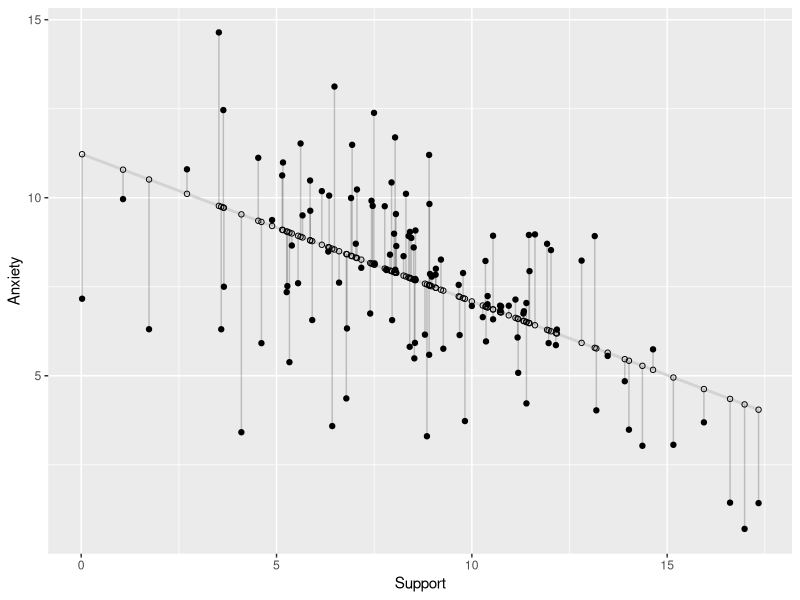
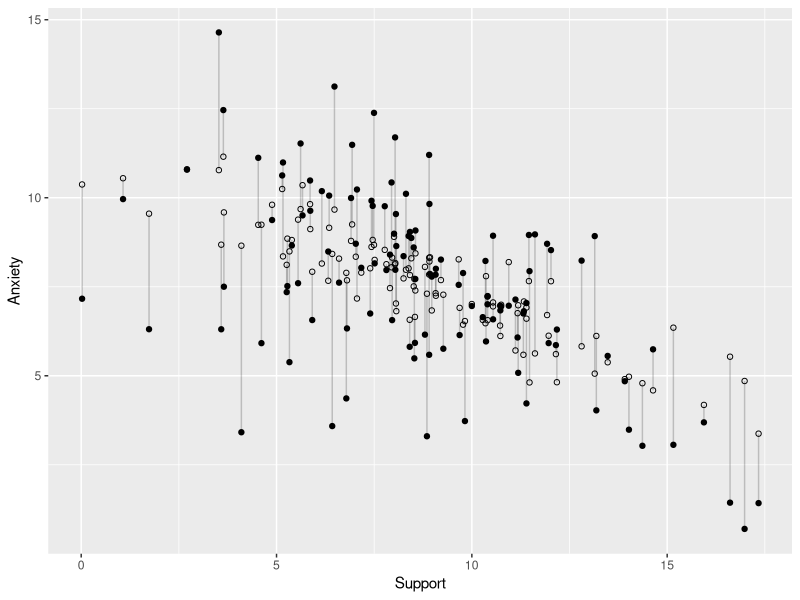
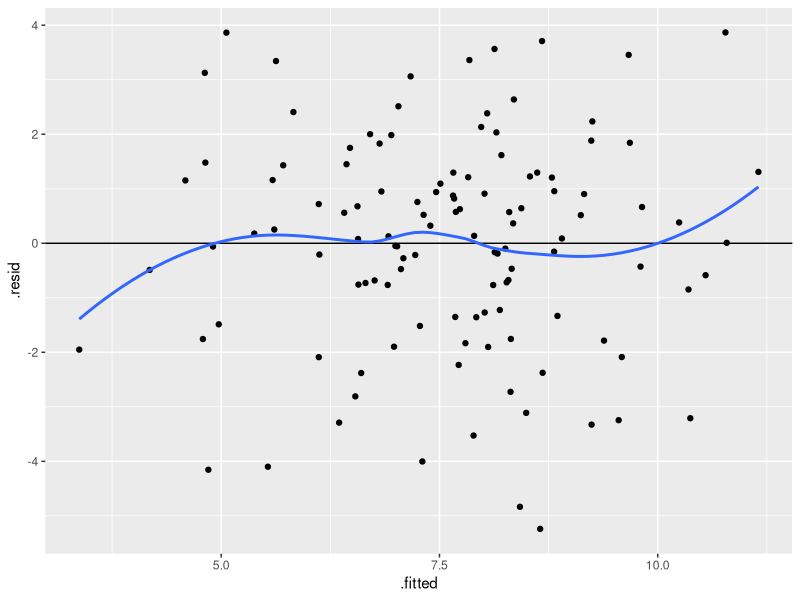
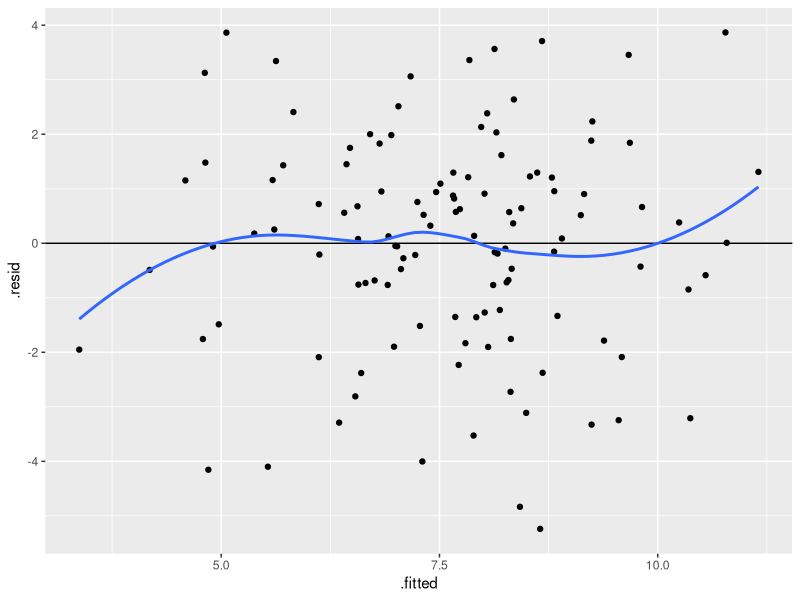
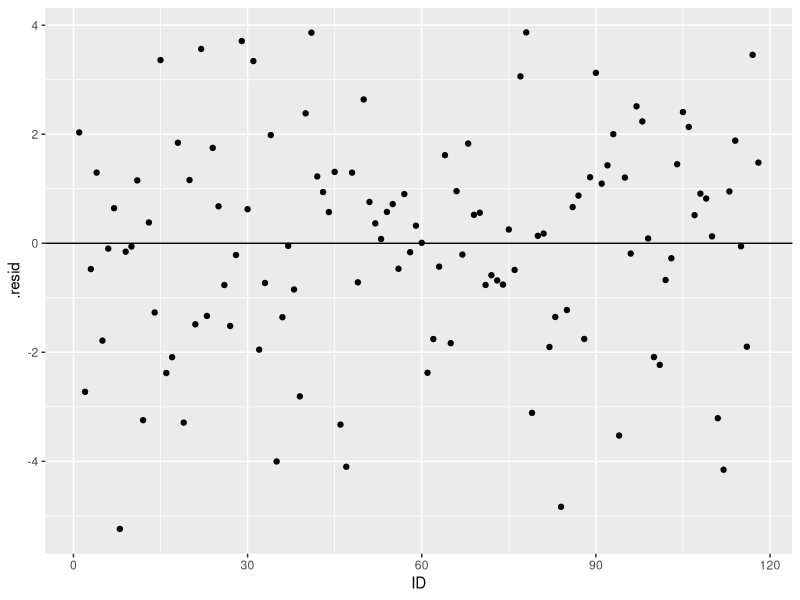
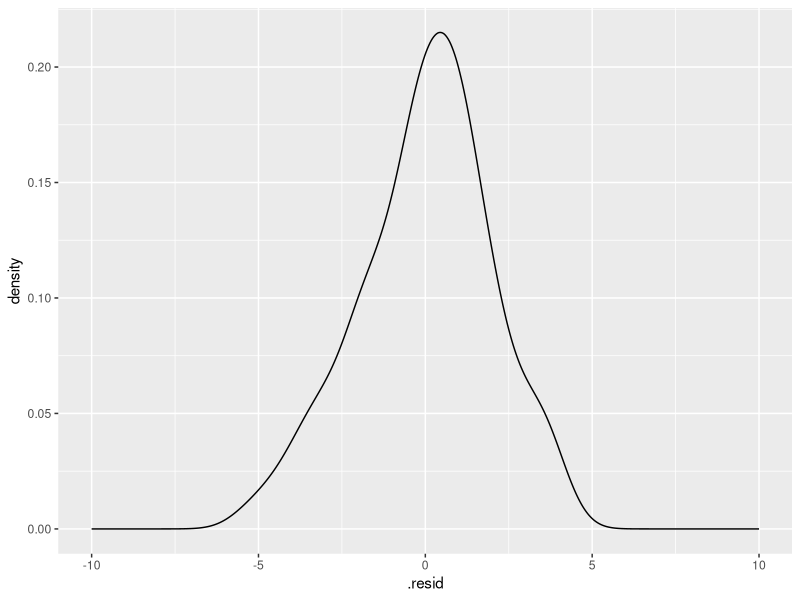
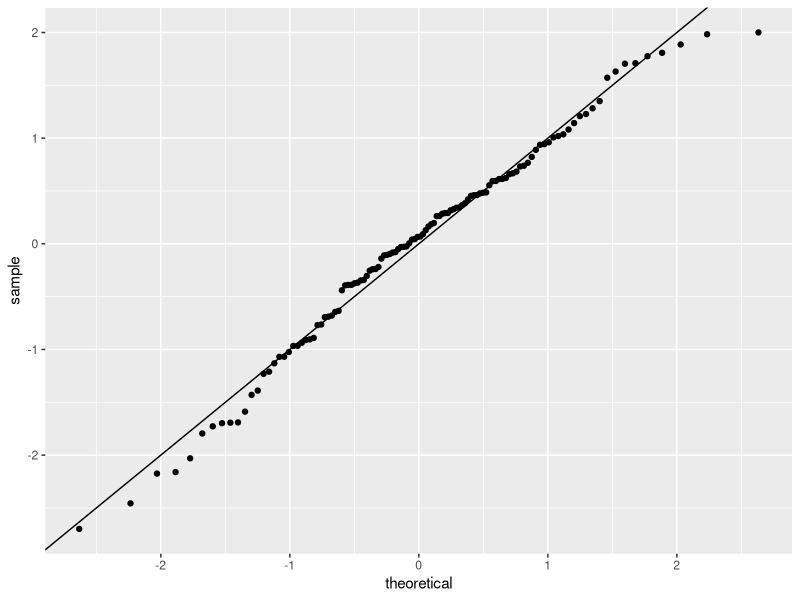

Recreate these plots in R, in order. (Note: this script raises an error after producing the figures.)
## ---- chunk 1

library(readr)
a_data <- read.csv("diagnostics.csv")
library(broom)
model.1 <- lm(Anxiety ~ Stress + Support, a_data)
a_data<- augment(model.1)
a_data
## ---- chunk 2

model.0 <- lm(Anxiety ~ Support , a_data)
a_data.0<- augment(model.0)

library(ggplot2)
ggplot(a_data.0, aes(x = Support, y = Anxiety)) +
  geom_smooth(method = "lm", se = FALSE, color = "lightgrey") +  # Plot regression slope
  geom_segment(aes(xend = Support, yend = .fitted), alpha = .2) +  # alpha to fade lines
  geom_point() +
  geom_point(aes(y = .fitted), shape = 1)
## ---- chunk 3

ggplot(a_data, aes(x = Support, y = Anxiety)) +
  geom_segment(aes(xend = Support, yend = .fitted), alpha = .2) +  # alpha to fade lines
  geom_point() +
  geom_point(aes(y = .fitted), shape = 1)
## ---- chunk 4
library(ggplot2)

ggplot(data = a_data, aes(x=.fitted, y=.resid)) + 
  geom_hline(yintercept = 0) +
  geom_point() + geom_smooth( se = FALSE)
## ---- chunk 5
ggplot(data = a_data, aes(x=.fitted, y=.resid)) + geom_point() + 
    geom_hline(yintercept = 0) +
  geom_smooth(se = FALSE)

## ---- chunk 6
nrow(a_data)
a_data$ID <- c(1:118)
ggplot(data = a_data, aes(x=ID, y = .resid)) + geom_point() +  geom_hline(yintercept = 0) 

## ---- chunk 7
ggplot(data = a_data, aes(x= .resid)) + geom_density() +   xlim(-10, 10)
## ---- chunk 8
ggplot(model.1) +
  stat_qq(aes(sample = .stdresid)) +
  geom_abline()
## ---- chunk 9
library(car)
qqPlot(model.1)
#base plot function too
#plot(model.1, which = 2)
## ---- chunk 10
ggplot(a_data, aes(x = ID, y = .cooksd)) +
geom_point() +
geom_text(aes(label = rownames(a_data)), vjust = -1)
## ---- chunk 11

a_data$dfbetastress <- dfbeta(model.1)[,"Stress"]

ggplot(data = a_data, aes(x = ID, y = dfbetastress)) + geom_point() +
geom_text(aes(label = rownames(a_data), vjust = -1))
